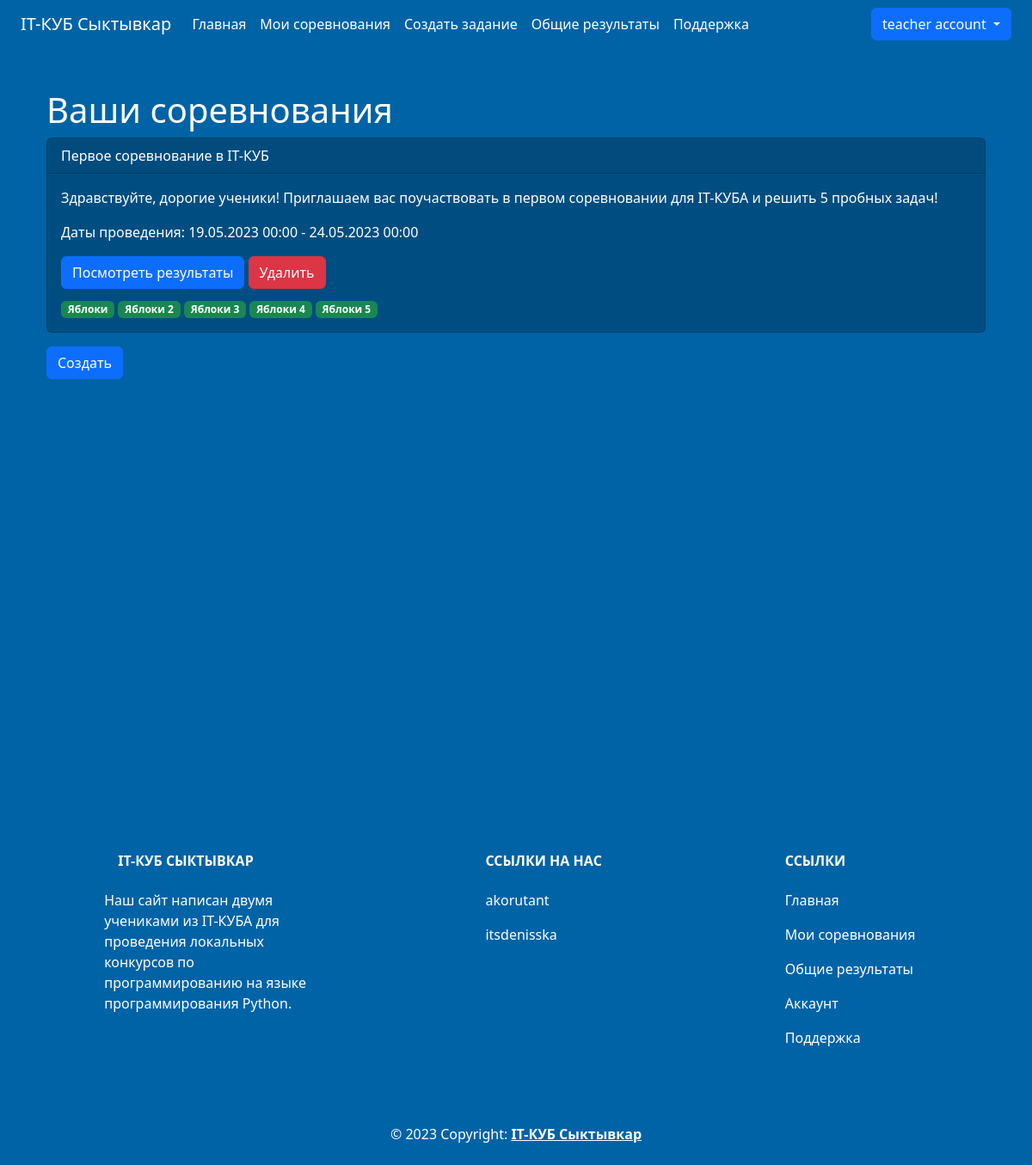
The app's page /contests/teacher_list (signed in) with its own data.
### data/users.py (models this page shows, shortened)
class User(SqlAlchemyBase, UserMixin):
    __tablename__ = 'users'
    id = sqlalchemy.Column(sqlalchemy.Integer,
                           primary_key=True, autoincrement=True)
    login = sqlalchemy.Column(sqlalchemy.String, nullable=False)
    firstname = sqlalchemy.Column(sqlalchemy.String, nullable=False)
    surname = sqlalchemy.Column(sqlalchemy.String, nullable=False)
    patronymic = sqlalchemy.Column(sqlalchemy.String, nullable=False)
    job_title = sqlalchemy.Column(sqlalchemy.String, nullable=False)
    email = sqlalchemy.Column(sqlalchemy.String,
                              index=True, unique=True, nullable=False)
    hashed_password = sqlalchemy.Column(sqlalchemy.String, nullable=False)
    count_contests = sqlalchemy.Column(sqlalchemy.Integer, nullable=False, default=0)
    count_wins = sqlalchemy.Column(sqlalchemy.Integer, nullable=False, default=0)
    avatar = sqlalchemy.Column(sqlalchemy.String, nullable=True)
    created_date = sqlalchemy.Column(sqlalchemy.DateTime,
                                     default=datetime.now)
    contest_results = orm.relationship('ContestResults', backref='user')

### data/contests.py (models this page shows)
class Contest(SqlAlchemyBase):
    __tablename__ = "contests"
    id = sqlalchemy.Column(sqlalchemy.Integer,
                           primary_key=True, autoincrement=True)
    title = sqlalchemy.Column(sqlalchemy.String, nullable=False, unique=True)
    description = sqlalchemy.Column(sqlalchemy.String, nullable=False)
    author_id = sqlalchemy.Column(sqlalchemy.Integer,
                                  sqlalchemy.ForeignKey("teachers.user_id"))
    join_deadline = sqlalchemy.Column(sqlalchemy.DateTime, nullable=False)
    end_deadline = sqlalchemy.Column(sqlalchemy.DateTime, nullable=False)
    teacher = orm.relationship('Teacher')
    tasks = orm.relationship('Task', secondary='contest_to_task', backref='contest')
    contest_result = orm.relationship("ContestResults", back_populates='contest_item')

### data/tasks.py (models this page shows)
class Task(SqlAlchemyBase):
    __tablename__ = "tasks"
    id = sqlalchemy.Column(sqlalchemy.Integer,
                           primary_key=True, autoincrement=True)
    title = sqlalchemy.Column(sqlalchemy.String, nullable=False)
    description = sqlalchemy.Column(sqlalchemy.String, nullable=False)
    input = sqlalchemy.Column(sqlalchemy.String, nullable=False)
    output = sqlalchemy.Column(sqlalchemy.String, nullable=False)
    author_id = sqlalchemy.Column(sqlalchemy.Integer, sqlalchemy.ForeignKey("teachers.user_id"))
    teacher = orm.relationship("Teacher")
    contests = orm.relationship('Contest', secondary='contest_to_task', backref='task')

### main.py (the view)
@app.route("/contests/teacher_list")
@login_required
def contests_teacher():
    if current_user.job_title == "teacher":
        db_sess = db_session.create_session()
        contests_data = db_sess.query(Contest).filter(
            Contest.author_id == current_user.id).all()
        return render_template("teacher_contests.html",
                               title="Список соревнований",
                               contests=contests_data,
                               now=dt.datetime.now())
    return redirect(url_for("index"))

### data/db_session.py (called while the page is built)
def create_session() -> Session:
    global __factory
    return __factory()

### main.py (called while the page is built)
@login_manager.user_loader
def load_user(user_id):
    db_sess = db_session.create_session()
    return db_sess.query(User).get(user_id)

### templates/teacher_contests.html
{% extends "base.html" %} {% block content %}
    {% if contests %}
<div class="container mt-3 text-white">
    <h1>Ваши соревнования</h1>
    {% for contest in contests %}
        <div class="card card-background mb-3">
            <div class="card-header text-white">{{ contest.title }}</div>
            <div class="card-body text-white">
                <p class="card-text">{{ contest.description }}</p>
                <p class="card-text">Даты проведения: {{ contest.join_deadline.strftime('%d.%m.%Y %H:%M') }} -
                    {{ contest.end_deadline.strftime('%d.%m.%Y %H:%M') }}</p>
                {% if contest.join_deadline <= now < contest.end_deadline %}
                <a class="btn btn-primary" href="{{ url_for('tasks', contest_id=contest.id) }}">Задания</a>
                <a class="btn btn-primary" href="{{ url_for('contests_edit', id=contest.id) }}">Изменить</a>
                {% else %}
                <a class="btn btn-primary" href="{{ url_for('contests_results', contest_id=contest.id) }}">Посмотреть результаты</a>
                {% endif %}
                <a class="btn btn-danger" href="{{ url_for('contest_delete', id=contest.id) }}">Удалить</a>
                <div style="margin-top: 10px;">
                {% for task in contest.tasks %}
                    <span class="badge bg-success">{{ task.title }}</span>
                {% endfor %}
                </div>
            </div>
        </div>
    {% endfor %}
    <a class="btn btn-primary" href="{{ url_for('contests_add') }}">Создать</a>
</div>
{% else %}
    <h1 class="text-white mt-5">Вы ещё не создали конкурсы</h1>
    <a class="btn btn-primary mt-1" href="{{ url_for('contests_add') }}">Создать</a>
{% endif %}
{% endblock %}

### templates/base.html (shortened to what this page needs)
<!DOCTYPE html>
<html lang="ru">
<head>
    <link
            rel="stylesheet"
            href="https://stackpath.bootstrapcdn.com/bootstrap/4.4.1/css/bootstrap.min.css"
    />
    <link
            href="https://cdn.jsdelivr.net/npm/bootstrap@5.3.0-alpha3/dist/css/bootstrap.min.css"
            rel="stylesheet"
    />
    <link rel="stylesheet" href="{{ url_for('static', filename='css/style.css') }}"/>
</head>
<body class="navbar-background">
<header class="container-fluid navbar-background">
    <nav class="navbar navbar-expand-lg navbar-background">
        <div class="container-fluid">
            <a class="navbar-brand text-white" href="{{ url_for('index') }}">IT-КУБ Сыктывкар</a>
            <div
                    class="collapse navbar-collapse justify-content-between"
                    id="navbarSupportedContent"
            >
                <ul class="navbar-nav me-auto mb-2 mb-lg-0">
                    <li class="nav-item">
                        <a
                                class="nav-link active text-white"
                                aria-current="page"
                                href="{{ url_for('index') }}"
                        >Главная</a
                        >
                    </li>
                    {% if current_user.is_authenticated %}
                    {% if current_user.job_title == "teacher" %}
                    <li>
                        <a class="nav-link text-white" href="{{ url_for('contests_teacher') }}">Мои соревнования</a>
                    </li>
                    <li>
                        <a class="nav-link text-white" href="{{ url_for('tasks_add') }}">Создать задание</a>
                    </li>
                    {% endif %}
                    <li>
                        <a href="{{ url_for('results') }}" class="nav-link text-white">Общие результаты</a>
                    </li>
                    {% endif %}
                    <li class="nav-item">
                        <a class="nav-link text-white" href="{{ url_for('help') }}">Поддержка</a>
                    </li>
                </ul>
                <div>
                    {% if current_user.is_authenticated %}
                    <div class="btn-group dropdown-center">
                        <button type="button" class="btn btn-primary dropdown-toggle"
                                data-bs-toggle="dropdown"
                                aria-expanded="false">
                            {{ current_user.login }}
                        </button>
                    </div>
                    {% else %}
                    <a class="btn btn-primary" href="{{ url_for('login') }}">Войти</a>
                    <a class="btn btn-primary" href="{{ url_for('register') }}">Регистрация</a>
                    {% endif %}
                </div>
            </div>
        </div>
    </nav>
</header>
<main role="main" class="container content mt-5">
    {% block content %} {% endblock %}
</main>
<footer class="text-center text-lg-start navbar-background text-muted">
    <section
            class="d-flex justify-content-center justify-content-lg-between p-4"
    >
        <div class="container text-center text-md-start mt-5 text-white">
            <div class="row mt-3">
                <div class="col-md-3 col-lg-4 col-xl-3 mx-auto mb-4">
                    <h6 class="text-uppercase fw-bold mb-4">
                        IT-КУБ Сыктывкар
                    </h6>
                    <p>Наш сайт написан двумя учениками из IT-КУБА для проведения локальных конкурсов по
                        программированию на языке программирования Python.</p>
                </div>
                <div class="col-md-2 col-lg-2 col-xl-2 mx-auto mb-4">
                    <h6 class="text-uppercase fw-bold mb-4">Ссылки на нас</h6>
                    <p>
                        <a href="https://akoru.works/" class="nav-link text-white">akorutant</a>
                    </p>
                    <p>
                        <a href="https://t.me/itsdenisska" class="nav-link text-white">itsdenisska</a>
                    </p>
                </div>
                <div class="col-md-3 col-lg-2 col-xl-2 mx-auto mb-4">
                    <h6 class="text-uppercase fw-bold mb-4">Ссылки</h6>
                    <p>
                        <a href="{{ url_for('index') }}" class="nav-link text-white">Главная</a>
                    </p>
                    {% if current_user.is_authenticated %}
                    {% if current_user.job_title == "teacher" %}
                    <p>
                        <a class="nav-link text-white" href="{{ url_for('contests_teacher') }}">Мои соревнования</a>
                    </p>
                    {% endif %}
                    <p>
                        <a href="{{ url_for('results') }}" class="nav-link text-white">Общие результаты</a>
                    </p>
                    <p>
                        <a class="nav-link text-white"
                           href="{{ url_for('account', user_id=current_user.id) }}">Аккаунт</a>
                    </p>
                    {% endif %}
                    <p>
                        <a href="{{ url_for('help') }}" class="nav-link text-white">Поддержка</a>
                    </p>
                </div>
            </div>
        </div>
    </section>
    <div class="text-center p-4 text-white">
        © 2023 Copyright:
        <a class="text-reset fw-bold" href="{{ url_for('index') }}">IT-КУБ Сыктывкар</a>
    </div>
</footer>
</body>
</html>

### static/css/style.css (style rules this page uses)
.navbar-background { background-color: #0063a6; }
.card-background { background-color: #004e81; }
.content { min-height:100vh; }

### records on screen
User: login "teacher account"
Contest: title "Первое соревнование в IT-КУБ", description "Здравствуйте, дорогие ученики! Приглашаем вас поучаствовать в первом соревновании для IT-КУБА и решить 5 пробных задач!", join_deadline "19.05.2023 00:00", end_deadline "24.05.2023 00:00"
Task: title "Яблоки"
Task: title "Яблоки 2"
Task: title "Яблоки 3"
Task: title "Яблоки 4"
Task: title "Яблоки 5"
